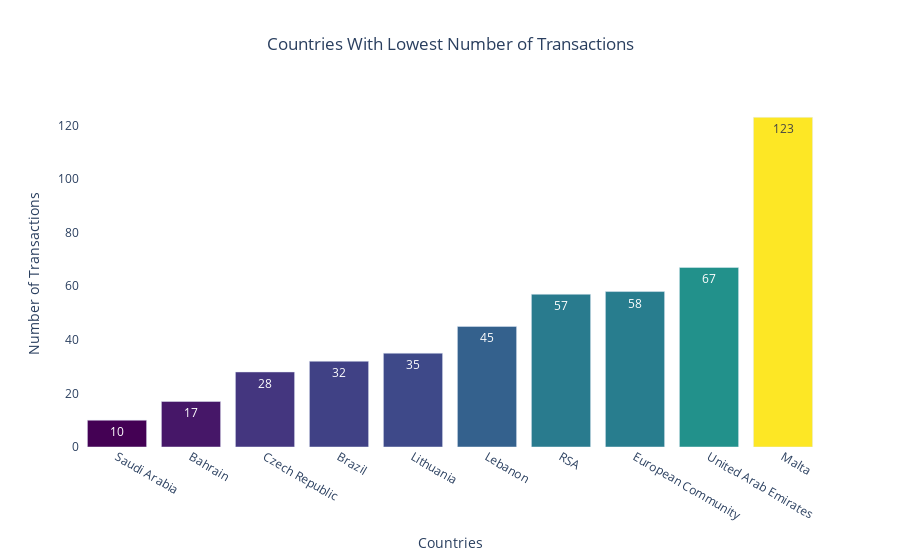

The notebook cell saved with this chart:
### Code cell
customer_country = df.groupby(['CustomerID', 'Country']).size().reset_index(name='Number_of_Transactions')

# Sort and select the top 10 countries with the highest number of transactions
top_customer_countries = customer_country.groupby('Country')['Number_of_Transactions'].sum().sort_values().head(10).reset_index()

# Create the bar chart
fig = go.Figure(data=[
    go.Bar(x=top_customer_countries['Country'].astype(str), 
           y=top_customer_countries['Number_of_Transactions'],
           marker={'color': top_customer_countries['Number_of_Transactions'],
                   'colorscale': 'Viridis'})])
fig.update_traces(texttemplate='%{y}', textposition='inside')
fig.update_layout(title='Countries With Lowest Number of Transactions',
                  title_x=0.5,
                  xaxis_title="Countries",
                  yaxis_title="Number of Transactions",
                  plot_bgcolor='white')
fig.show()

### Figure 1 — Plotly figure (JSON) as saved in the notebook; plotly's stock layout.template omitted (floating-point values rounded to 4 significant figures)
{"data": [{"marker": {"color": [10, 17, 28, 32, 35, 45, 57, 58, 67, 123], "colorscale": [[0, "#440154"], [0.1111, "#482878"], [0.2222, "#3e4989"], [0.3333, "#31688e"], [0.4444, "#26828e"], [0.5556, "#1f9e89"], [0.6667, "#35b779"], [0.7778, "#6ece58"], [0.8889, "#b5de2b"], [1, "#fde725"]]}, "textposition": "inside", "texttemplate": "%{y}", "type": "bar", "x": ["Saudi Arabia", "Bahrain", "Czech Republic", "Brazil", "Lithuania", "Lebanon", "RSA", "European Community", "United Arab Emirates", "Malta"], "y": [10, 17, 28, 32, 35, 45, 57, 58, 67, 123]}], "layout": {"plot_bgcolor": "white", "title": {"text": "Countries With Lowest Number of Transactions", "x": 0.5}, "xaxis": {"title": {"text": "Countries"}}, "yaxis": {"title": {"text": "Number of Transactions"}}}}
